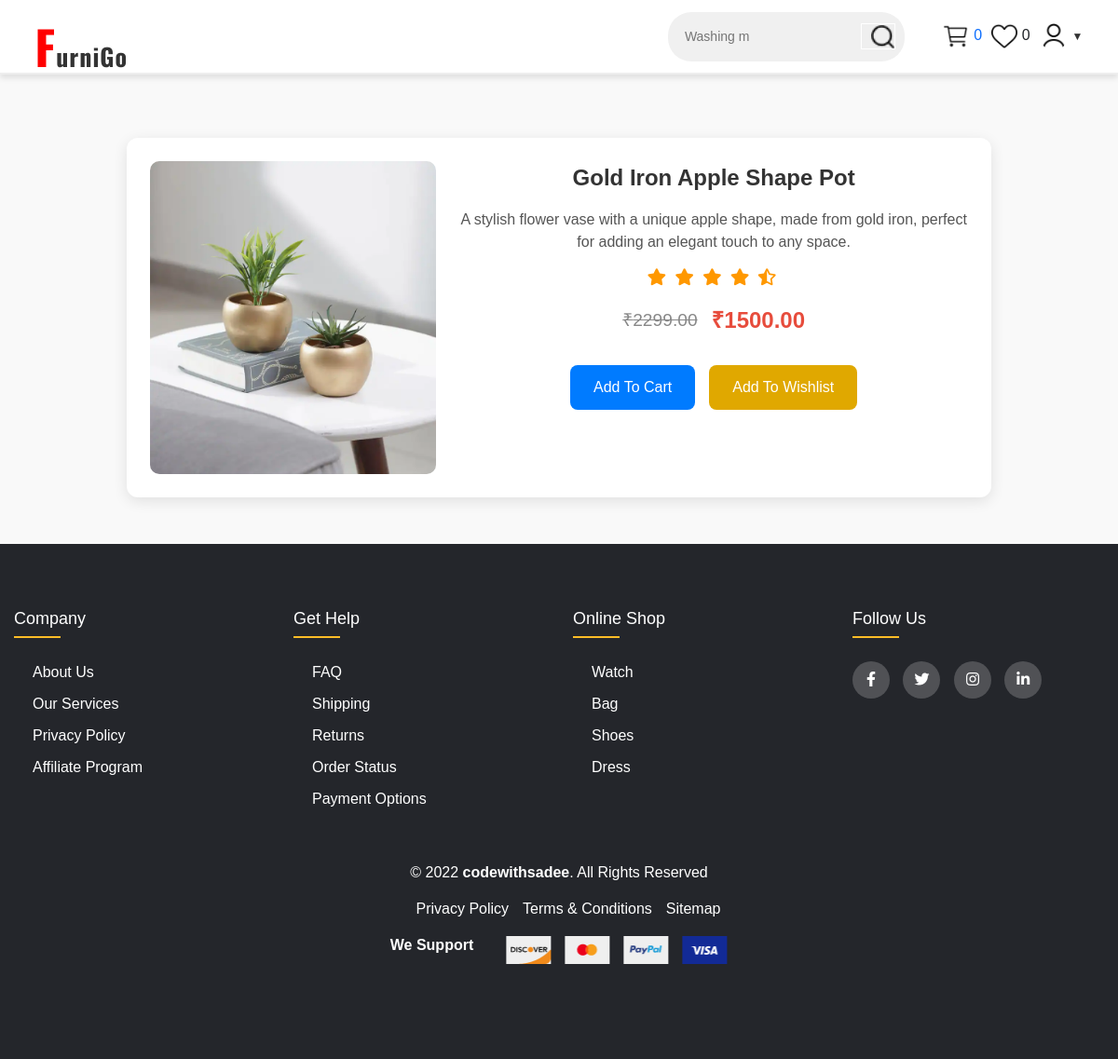
Page /productview/1 on the committed database.
### cobalt_app/models.py (models this page shows, shortened)
class Product(models.Model):
    product_title=models.CharField(max_length=50)
    product_image=models.ImageField(upload_to="product")
    description=models.TextField()
    old_price=models.DecimalField(default=0,decimal_places=2,max_digits=10)
    new_price=models.DecimalField(default=0,decimal_places=2,max_digits=10)
    category=models.ForeignKey(Category,on_delete=models.CASCADE)
    is_featured=models.BooleanField(default=False)

### cobalt_app/views.py (the view)
# urls.py: path('productview/<int:pk>',av.product_view,name='product_view'),
def product_view(request,pk):
    product=Product.objects.get(id=pk)
    return render(request,"product_view.html",{'product':product})

### cart_app/context_processors.py (called while the page is built)
def cart_counters(request):
    cart_count=0
    if 'admin' in request.path:
        return {}
    else:
        try:
            cart=Cart.objects.filter(cart_id=_cart_id(request))
            cart_items=CartItem_View.objects.all().filter(cart=cart[:1])
            for cart_item in cart_items:
                cart_count+=cart_item.quantity
        except Cart.DoesNotExist:
            cart_count=0
    return dict(cart_count=cart_count)

### cart_app/views.py (called while the page is built)
def _cart_id(request):
    cart = request.session.session_key
    if not cart:
        cart = request.session.create()
    return cart

### wishlistapp/context_processors.py (called while the page is built)
def wishlist_counter(request):
    if request.user.is_authenticated:
        return {
                    'wish_count': WishItem.objects.filter(user=request.user).count()
            }
    else:
        return {
                    'wish_count': 0
        }

### templates/product_view.html (shortened to what this page needs)
{% extends 'base.html' %}
{% load static %}
{% block content %}
<br><br>
<div class="box-container">
    <div class="box one">
      <div class="image-box">
        <div class="image">
          <img src="{{product.product_image.url}}" alt="Product Image">
        </div>
        <div class="details">
          <center><strong><div class="topic">{{product.product_title}}</div></strong>
          <p class="description">{{product.description}}</p>
          <div class="rating">
            <i class="fas fa-star"></i>
            <i class="fas fa-star"></i>
            <i class="fas fa-star"></i>
            <i class="fas fa-star"></i>
            <i class="fas fa-star-half-alt"></i>
          </div>
          <div class="prices">
            <p class="old-price">&#8377;{{product.old_price}}</p>
            <p class="new-price">&#8377;{{product.new_price}}</p>
          </div>
          <div class="button-group">
          <a href="{% url 'add_cart' product.id %}"><button class="btn-add-to-cart">Add To Cart</button></a>
            <form method="POST" action="{% url 'add_to_wishlist' product.id %}">
              <button type="submit" style="background: none; border: none; padding: 0;">
                <button class="btn-add-to-wishlist">Add To Wishlist</button>
              </button>
          </form>
          </div>
        </center>
        </div>
      </div>
    </div>
  </div>
{% endblock %}

### static/css/style.css (style rules this page uses)
* { padding: 0; margin: 0; box-sizing: border-box; }
html { font-size: 10px; }
body { font-family: 'Arial', sans-serif; font-size: 1.6rem; background-color: #f9f9f9; padding-top: 8rem; }
a { text-decoration: none; }
.prices { display: flex; justify-content: center; align-items: center; gap: 10px; margin-bottom: 15px; }
.old-price { font-size: 16px; color: #777; text-decoration: line-through; }
.new-price { font-size: 18px; color: #e74c3c; font-weight: bold; }
.box-container { display: flex; justify-content: center; padding: 20px; }
.box-container .box { display: flex; flex-direction: row; background-color: #fff; border-radius: 12px; box-shadow: 0 4px 15px rgba(0, 0, 0, 0.1); padding: 25px; width: 80%; transition: transform 0.3s ease; }
.box-container .image-box { display: flex; flex-direction: row; width: 100%; }
.box-container .image { width: 35%; }
.box-container .image img { width: 100%; border-radius: 10px; transition: transform 0.3s ease; }
.box-container .details { padding-left: 25px; width: 65%; display: flex; flex-direction: column; justify-content: space-between; }
.box-container .topic { font-size: 1.5em; font-weight: bold; color: #333; margin-bottom: 15px; }
.box-container .description { font-size: 1em; color: #555; line-height: 1.5; margin-bottom: 15px; }
.box-container .rating { margin-bottom: 15px; }
.box-container .rating i { color: #ff9800; font-size: 18px; margin-right: 5px; }
.box-container .prices { display: flex; gap: 15px; align-items: center; margin-bottom: 15px; }
.box-container .old-price { font-size: 1.2em; text-decoration: line-through; color: #888; }
.box-container .new-price { font-size: 1.5em; font-weight: bold; color: #007bff; }
.box-container .button-group { display: flex; justify-content: center; gap: 15px; margin-top: 20px; }
.box-container button { padding: 12px 25px; background-color: #007bff; color: white; border: none; border-radius: 8px; cursor: pointer; font-size: 1em; transition: background-color 0.3s ease; }
.box-container .btn-add-to-wishlist { background-color: #e0a800; }
.prices .old-price { text-decoration: line-through; color: #888; }
.prices .new-price { font-weight: bold; color: #e74c3c; }

### rows in the picture
Product: product_image (picture), product_title "Gold Iron Apple Shape Pot", description "A stylish flower vase with a unique apple shape, made from gold iron, perfect for adding an elegant touch to any space.", old_price "2299.00", new_price "1500.00"
